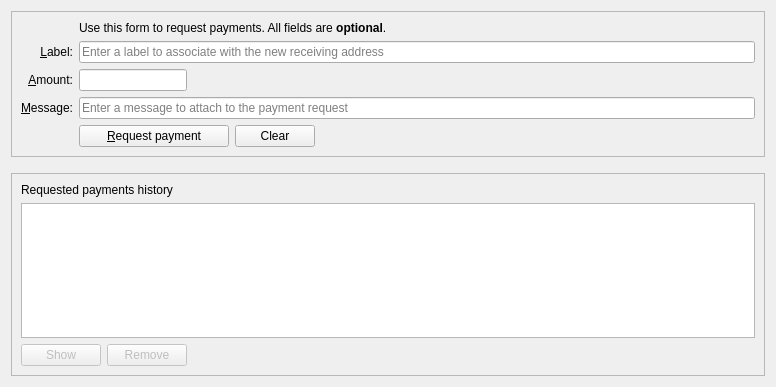
<?xml version="1.0" encoding="UTF-8"?>
<ui version="4.0">
 <class>ReceiveCoinsDialog</class>
 <widget class="QWidget" name="ReceiveCoinsDialog">
  <property name="geometry">
   <rect>
    <x>0</x>
    <y>0</y>
    <width>776</width>
    <height>387</height>
   </rect>
  </property>
  <layout class="QVBoxLayout" name="verticalLayout" stretch="0,0,1">
   <item>
    <widget class="QFrame" name="frame2">
     <property name="sizePolicy">
      <sizepolicy hsizetype="Preferred" vsizetype="Expanding">
       <horstretch>0</horstretch>
       <verstretch>0</verstretch>
      </sizepolicy>
     </property>
     <property name="frameShape">
      <enum>QFrame::StyledPanel</enum>
     </property>
     <property name="frameShadow">
      <enum>QFrame::Sunken</enum>
     </property>
     <layout class="QVBoxLayout" name="verticalLayout_3">
      <item>
       <layout class="QGridLayout" name="gridLayout">
        <item row="6" column="0">
         <widget class="QLabel" name="label_3">
          <property name="toolTip">
           <string>An optional message to attach to the payment request, which will be displayed when the request is opened. Note: The message will not be sent with the payment over the HashmonkeyCoin network.</string>
          </property>
          <property name="text">
           <string>&amp;Message:</string>
          </property>
          <property name="alignment">
           <set>Qt::AlignRight|Qt::AlignTrailing|Qt::AlignVCenter</set>
          </property>
          <property name="buddy">
           <cstring>reqMessage</cstring>
          </property>
         </widget>
        </item>
        <item row="4" column="2">
         <widget class="QLineEdit" name="reqLabel">
          <property name="toolTip">
           <string>An optional label to associate with the new receiving address.</string>
          </property>
          <property name="placeholderText">
           <string>Enter a label to associate with the new receiving address</string>
          </property>
         </widget>
        </item>
        <item row="6" column="2">
         <widget class="QLineEdit" name="reqMessage">
          <property name="toolTip">
           <string>An optional message to attach to the payment request, which will be displayed when the request is opened.&lt;br&gt;Note: The message will not be sent with the payment over the HashmonkeyCoin network.</string>
          </property>
          <property name="placeholderText">
           <string>Enter a message to attach to the payment request</string>
          </property>
         </widget>
        </item>
        <item row="2" column="2">
         <widget class="QLabel" name="label_5">
          <property name="text">
           <string>Use this form to request payments. All fields are &lt;b&gt;optional&lt;/b&gt;.</string>
          </property>
         </widget>
        </item>
        <item row="4" column="0">
         <widget class="QLabel" name="label_2">
          <property name="toolTip">
           <string>An optional label to associate with the new receiving address.</string>
          </property>
          <property name="text">
           <string>&amp;Label:</string>
          </property>
          <property name="alignment">
           <set>Qt::AlignRight|Qt::AlignTrailing|Qt::AlignVCenter</set>
          </property>
          <property name="buddy">
           <cstring>reqLabel</cstring>
          </property>
         </widget>
        </item>
        <item row="5" column="0">
         <widget class="QLabel" name="label">
          <property name="toolTip">
           <string>An optional amount to request. Leave this empty or zero to not request a specific amount.</string>
          </property>
          <property name="text">
           <string>&amp;Amount:</string>
          </property>
          <property name="alignment">
           <set>Qt::AlignRight|Qt::AlignTrailing|Qt::AlignVCenter</set>
          </property>
          <property name="buddy">
           <cstring>reqAmount</cstring>
          </property>
         </widget>
        </item>
        <item row="7" column="2">
         <layout class="QHBoxLayout" name="horizontalLayout">
          <item>
           <widget class="QPushButton" name="receiveButton">
            <property name="minimumSize">
             <size>
              <width>150</width>
              <height>0</height>
             </size>
            </property>
            <property name="text">
             <string>&amp;Request payment</string>
            </property>
           </widget>
          </item>
          <item>
           <widget class="QPushButton" name="clearButton">
            <property name="sizePolicy">
             <sizepolicy hsizetype="Minimum" vsizetype="Fixed">
              <horstretch>0</horstretch>
              <verstretch>0</verstretch>
             </sizepolicy>
            </property>
            <property name="toolTip">
             <string>Clear all fields of the form.</string>
            </property>
            <property name="text">
             <string>Clear</string>
            </property>
            <property name="autoDefault">
             <bool>false</bool>
            </property>
           </widget>
          </item>
          <item>
           <spacer name="horizontalSpacer">
            <property name="orientation">
             <enum>Qt::Horizontal</enum>
            </property>
            <property name="sizeHint" stdset="0">
             <size>
              <width>40</width>
              <height>20</height>
             </size>
            </property>
           </spacer>
          </item>
         </layout>
        </item>
        <item row="7" column="0">
         <widget class="QLabel" name="label_7">
          <property name="text">
           <string/>
          </property>
         </widget>
        </item>
        <item row="5" column="2">
         <layout class="QHBoxLayout" name="horizontalLayout_4" stretch="0,1">
          <property name="spacing">
           <number>0</number>
          </property>
          <property name="topMargin">
           <number>0</number>
          </property>
          <item>
           <widget class="BitcoinAmountField" name="reqAmount">
            <property name="toolTip">
             <string>An optional amount to request. Leave this empty or zero to not request a specific amount.</string>
            </property>
           </widget>
          </item>
          <item>
           <spacer name="horizontalSpacer_3">
            <property name="orientation">
             <enum>Qt::Horizontal</enum>
            </property>
            <property name="sizeHint" stdset="0">
             <size>
              <width>40</width>
              <height>20</height>
             </size>
            </property>
           </spacer>
          </item>
         </layout>
        </item>
       </layout>
      </item>
     </layout>
    </widget>
   </item>
   <item>
    <spacer name="verticalSpacer_2">
     <property name="orientation">
      <enum>Qt::Vertical</enum>
     </property>
     <property name="sizeHint" stdset="0">
      <size>
       <width>20</width>
       <height>10</height>
      </size>
     </property>
    </spacer>
   </item>
   <item>
    <widget class="QFrame" name="frame">
     <property name="sizePolicy">
      <sizepolicy hsizetype="Preferred" vsizetype="Expanding">
       <horstretch>0</horstretch>
       <verstretch>0</verstretch>
      </sizepolicy>
     </property>
     <property name="frameShape">
      <enum>QFrame::StyledPanel</enum>
     </property>
     <property name="frameShadow">
      <enum>QFrame::Raised</enum>
     </property>
     <layout class="QVBoxLayout" name="verticalLayout_2">
      <item>
       <widget class="QLabel" name="label_6">
        <property name="text">
         <string>Requested payments history</string>
        </property>
       </widget>
      </item>
      <item>
       <widget class="QTableView" name="recentRequestsView">
        <property name="contextMenuPolicy">
         <enum>Qt::CustomContextMenu</enum>
        </property>
        <property name="tabKeyNavigation">
         <bool>false</bool>
        </property>
        <property name="sortingEnabled">
         <bool>true</bool>
        </property>
       </widget>
      </item>
      <item>
       <layout class="QHBoxLayout" name="horizontalLayout_2">
        <item>
         <widget class="QPushButton" name="showRequestButton">
          <property name="enabled">
           <bool>false</bool>
          </property>
          <property name="toolTip">
           <string>Show the selected request (does the same as double clicking an entry)</string>
          </property>
          <property name="text">
           <string>Show</string>
          </property>
          <property name="autoDefault">
           <bool>false</bool>
          </property>
         </widget>
        </item>
        <item>
         <widget class="QPushButton" name="removeRequestButton">
          <property name="enabled">
           <bool>false</bool>
          </property>
          <property name="toolTip">
           <string>Remove the selected entries from the list</string>
          </property>
          <property name="text">
           <string>Remove</string>
          </property>
          <property name="autoDefault">
           <bool>false</bool>
          </property>
         </widget>
        </item>
        <item>
         <spacer name="horizontalSpacer_2">
          <property name="orientation">
           <enum>Qt::Horizontal</enum>
          </property>
          <property name="sizeHint" stdset="0">
           <size>
            <width>40</width>
            <height>20</height>
           </size>
          </property>
         </spacer>
        </item>
       </layout>
      </item>
     </layout>
    </widget>
   </item>
  </layout>
 </widget>
 <customwidgets>
  <customwidget>
   <class>BitcoinAmountField</class>
   <extends>QLineEdit</extends>
   <header>qt/bitcoinamountfield.h</header>
   <container>1</container>
  </customwidget>
 </customwidgets>
 <tabstops>
  <tabstop>reqLabel</tabstop>
  <tabstop>reqAmount</tabstop>
  <tabstop>reqMessage</tabstop>
  <tabstop>receiveButton</tabstop>
  <tabstop>clearButton</tabstop>
  <tabstop>recentRequestsView</tabstop>
  <tabstop>showRequestButton</tabstop>
  <tabstop>removeRequestButton</tabstop>
 </tabstops>
 <resources/>
 <connections/>
</ui>
